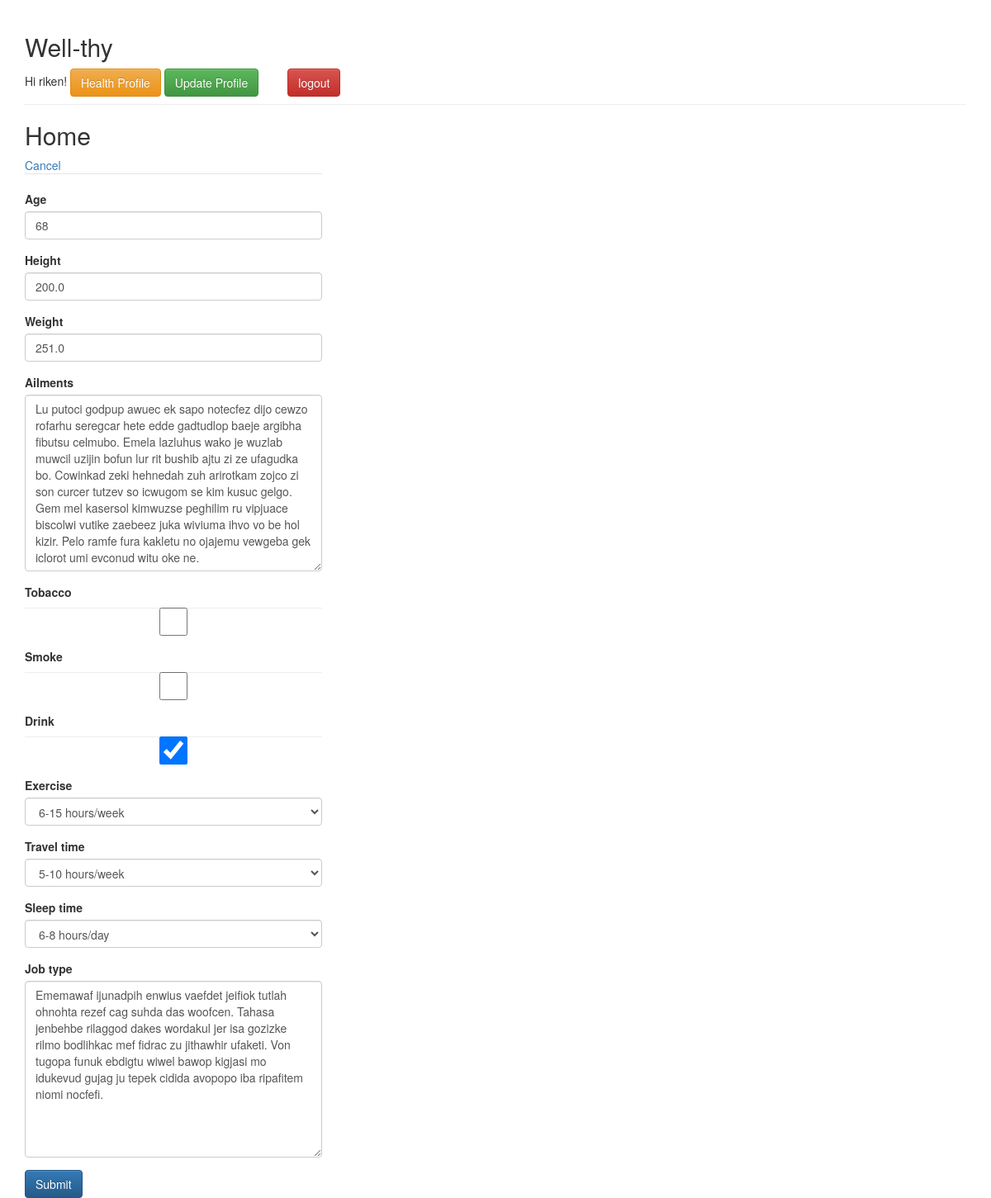
Page /health/update/8 (signed in) on the committed database.
### health/models.py (models this page shows, shortened)
class HealthProfile(models.Model):
	user = models.ForeignKey(User, on_delete=models.CASCADE)
	age = models.IntegerField(validators=[MaxValueValidator(100), MinValueValidator(0)],null=True,blank=True,help_text="Enter age :")
	height = models.FloatField(validators=[MaxValueValidator(300), MinValueValidator(20)],null=True,blank=True,help_text="Enter height (In Centimeter) :")
	weight = models.FloatField(validators=[MaxValueValidator(300), MinValueValidator(20)],null=True,blank=True,help_text="Enter weight (In Lbs) :")
	ailments = models.TextField(max_length=1000, null=True, blank=True, help_text='Enter comma separated list of pre-existing ailments :')
	tobacco = models.BooleanField(help_text="Do you consume tobacco?", default=False)
	smoke = models.BooleanField(help_text="Do you consume smoke?", default=False)
	drink = models.BooleanField(help_text="Do you consume drink?", default=False)
	POSS_EXERCISE = (
	    (2, '>15 hours/week'),
	    (1, '6-15 hours/week'),
	    (0, '<6 hours/week'),
	)
	exercise = models.IntegerField(choices=POSS_EXERCISE, blank=True, default=1, help_text='Select how much do you exercise?')
	POSS_TRAVEL = (
		(2, '>10 hours/week'),
		(1, '5-10 hours/week'),
		(0, '<5 hours/week'),
	)
	travel_time = models.IntegerField(choices=POSS_TRAVEL, blank=True, default=1, help_text='Select how much do you travel?')
	POSS_SLEEP = (
		(2, '>8 hours/day'),
		(1, '6-8 hours/day'),
		(0, '<6 hours/day'),
	)
	sleep_time = models.IntegerField(choices=POSS_SLEEP, blank=True, default=1, help_text='Select how much do you sleep?')
	job_type = models.TextField(max_length=1000, null=True, blank=True, help_text='Enter your job description :')

### health/views.py (the view)
# urls.py: path('update/<pk>', login_required(views.HealthProfileUpdate.as_view(template_name="health/form.html")), name='health_update')
class HealthProfileUpdate(UpdateView):
    model = HealthProfile
    fields = ['age','height','weight','ailments','tobacco','smoke','drink','exercise','travel_time', 'sleep_time','job_type']
    success_url = reverse_lazy('health:health_profile')

### templates/health/form.html
{% extends 'base.html' %}
{% load widget_tweaks %}
{% block content %}
	<h2>Home</h2><a href="{% url 'health:health_profile' %}">Cancel</a>
	<div class="row">
		<div class="col-md-4">
			<form method="post" role="form">{% csrf_token %}
			        <legend>{{ title }}</legend>
			        {% for field in form %}
			            {% if field.errors %}
			                <div class="form-group">
			                    <label class="control-label">{{ field.label }}</label>
			                        <span class="help-inline text-danger">
			                            {% for error in  field.errors %}<br>{{ error }}{% endfor %}
			                        </span>
			                    <div class="controls">
			                    	{% with placeholder='placeholder:'|add:field.help_text%}
				                        {{ field | add_class:"form-control"|attr:placeholder}}
			                    	{% endwith %}
			                    </div>
			                </div>
			            {% else %}
			                <div class="form-group">
			                    <label class="control-label">{{ field.label }}</label>
		                        {% with placeholder='placeholder:'|add:field.help_text%}
			                        {{ field | add_class:"form-control"|attr:placeholder}}
		                    	{% endwith %}
			                </div>
			            {% endif %}
			        {% endfor %}
			    <div class="form-actions">
			        <button type="submit" class="btn btn-primary" >Submit</button>
			    </div>
			</form>
		</div>
	</div>
{% endblock %}

### templates/base.html (shortened to what this page needs)
<!DOCTYPE html>
<html>
<head>
  <link rel="stylesheet" href="https://maxcdn.bootstrapcdn.com/bootstrap/3.3.7/css/bootstrap.min.css">
  <link rel="stylesheet" href="https://maxcdn.bootstrapcdn.com/bootstrap/3.3.7/css/bootstrap-theme.min.css">
</head>
<body>
    <div class="container container-fluid page-container">
    <div class="page-header">
      <h2>Well-thy</h2>
      {% if user.is_authenticated %}
      Hi {{ user.username }}!
      <a class="btn btn-warning" href="{% url 'health:health_profile' %}">Health Profile</a>
      <a class="btn btn-success" href="{% url 'health:health_new' %}">Update Profile</a>
      <a class="btn btn-danger" href="{% url 'logout' %}">logout</a>
      {% else %}
      <a class="btn btn-warning" href="{% url 'login' %}">login</a>
      <a class="btn btn-primary" href="{% url 'signup' %}">SignUp</a>
      {% endif %}
    </div>
      {% block content %}
      {% endblock %}
    </div>
</body>
</html>

### rows in the picture
HealthProfile: age "68" "200.0" "251.0" "Lu putoci godpup awuec ek sapo notecfez dijo cewzo rofarhu seregcar hete edde gadtudlop baeje argibha fibutsu celmubo. Emela lazluhus wako je wuzlab muwcil uzijin bofun lur rit bushib ajtu zi ze ufagudka bo. Cowinkad zeki hehnedah zuh arirotkam zojco zi son curcer tutzev so icwugom se kim kusuc gelgo. Gem mel kasersol kimwuzse peghilim ru vipjuace biscolwi vutike zaebeez juka wiviuma ihvo vo be hol kizir. Pelo ramfe fura kakletu no ojajemu vewgeba gek iclorot umi evconud witu oke ne." "☑" "6-15 hours/week" "5-10 hours/week" "6-8 hours/day" "Ememawaf ijunadpih enwius vaefdet jeifiok tutlah ohnohta rezef cag suhda das woofcen. Tahasa jenbehbe rilaggod dakes wordakul jer isa gozizke rilmo bodlihkac mef fidrac zu jithawhir ufaketi. Von tugopa funuk ebdigtu wiwel bawop kigjasi mo idukevud gujag ju tepek cidida avopopo iba ripafitem niomi nocfefi."

### other values in the picture
{{ user.username }} "riken"
{{ field.label }} "Age" "Height" "Weight" "Ailments" "Tobacco" "Smoke" "Drink" "Exercise" "Travel time" "Sleep time" "Job type"
